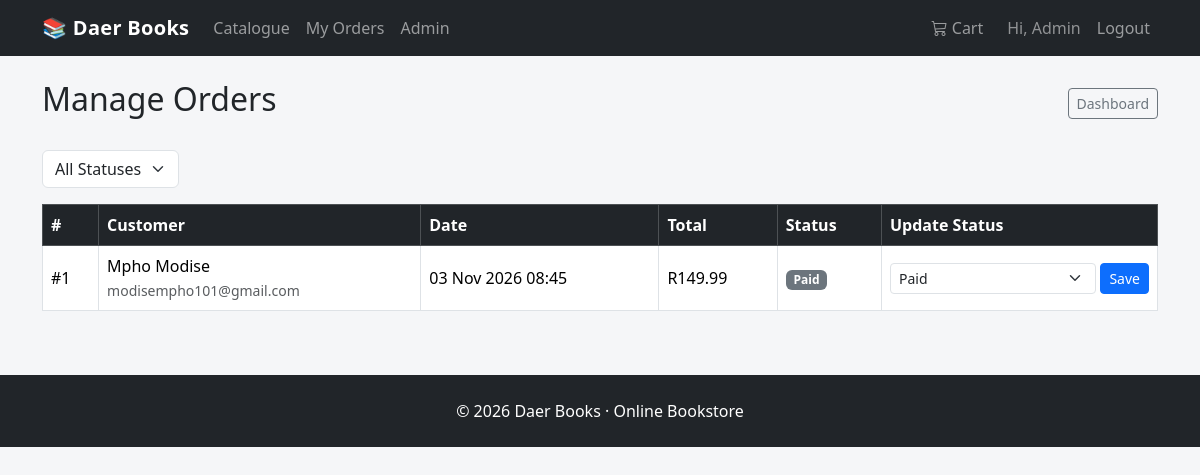
Page /admin/orders (signed in) on the committed database.
### app.py (models this page shows)
class User(UserMixin, db.Model):
    id = db.Column(db.Integer, primary_key=True)
    email = db.Column(db.String(150), unique=True, nullable=False)
    password = db.Column(db.String(150), nullable=False)
    first_name = db.Column(db.String(100))
    last_name = db.Column(db.String(100))
    is_admin = db.Column(db.Boolean, default=False)
    created_at = db.Column(db.DateTime, default=datetime.utcnow)
    orders = db.relationship('Order', backref='customer', lazy=True)

class Order(db.Model):
    id = db.Column(db.Integer, primary_key=True)
    user_id = db.Column(db.Integer, db.ForeignKey('user.id'), nullable=False)
    order_date = db.Column(db.DateTime, default=datetime.utcnow)
    status = db.Column(db.String(50), default='Pending')
    subtotal = db.Column(db.Float)
    discount_amount = db.Column(db.Float, default=0)
    total = db.Column(db.Float)
    discount_code_used = db.Column(db.String(50))
    shipping_address = db.Column(db.Text)
    items = db.relationship('OrderItem', backref='order', lazy=True, cascade='all, delete-orphan')

### app.py (the view)
@app.route('/admin/orders')
@login_required
@admin_required
def admin_orders():
    status = request.args.get('status', '')
    query = Order.query
    if status:
        query = query.filter_by(status=status)
    orders = query.order_by(Order.order_date.desc()).all()
    cart_data = get_cart_items()
    return render_template('admin/orders.html', orders=orders, selected_status=status, cart_count=cart_data['item_count'])

### app.py (called while the page is built, shortened)
@login_manager.user_loader
def load_user(user_id):
    return User.query.get(int(user_id))

def get_cart():
    return session.get('cart', {})

def get_cart_items():
    cart = get_cart()
    items = []
    subtotal = 0.0
    discount_code = session.get('discount_code')
    discount_amount = 0.0
    discount_percent = 0.0
    total = round(subtotal - discount_amount, 2)
    return {
        'items': items,
        'subtotal': round(subtotal, 2),
        'discount_code': discount_code,
        'discount_percent': discount_percent,
        'discount_amount': discount_amount,
        'total': total,
        'item_count': sum(item['quantity'] for item in items)
    }

def admin_required(f):
    from functools import wraps
    @wraps(f)
    def decorated_function(*args, **kwargs):
        if not current_user.is_authenticated or not current_user.is_admin:
            flash('Admin access required.', 'danger')
            return redirect(url_for('login'))
        return f(*args, **kwargs)
    return decorated_function

### templates/admin/orders.html (shortened to what this page needs)
{% extends "base.html" %}
{% block content %}
<div class="container my-4">
    <div class="d-flex justify-content-between align-items-center mb-4">
        <h2>Manage Orders</h2>
        <a href="{{ url_for('admin_dashboard') }}" class="btn btn-outline-secondary btn-sm">Dashboard</a>
    </div>
    <form method="GET" class="mb-3">
        <select name="status" class="form-select w-auto d-inline-block" onchange="this.form.submit()">
            <option value="">All Statuses</option>
        </select>
    </form>
    <div class="table-responsive">
        <table class="table table-bordered bg-white align-middle">
            <thead class="table-dark">
                <tr>
                    <th>#</th>
                    <th>Customer</th>
                    <th>Date</th>
                    <th>Total</th>
                    <th>Status</th>
                    <th>Update Status</th>
                </tr>
            </thead>
            <tbody>
                {% for o in orders %}
                <tr>
                    <td>#{{ o.id }}</td>
                    <td>{{ o.customer.first_name }} {{ o.customer.last_name }}<br>
                        <small class="text-muted">{{ o.customer.email }}</small>
                    </td>
                    <td>{{ o.order_date.strftime('%d %b %Y %H:%M') }}</td>
                    <td>R{{ "%.2f"|format(o.total) }}</td>
                    <td><span class="badge bg-secondary">{{ o.status }}</span></td>
                    <td>
                        <form action="{{ url_for('admin_update_order_status', order_id=o.id) }}" method="POST" class="d-flex gap-1">
                            <select name="status" class="form-select form-select-sm">
                                {% for s in ['Pending', 'Paid', 'Shipped', 'Delivered', 'Cancelled'] %}
                                <option value="{{ s }}" {% if o.status == s %}selected{% endif %}>{{ s }}</option>
                                {% endfor %}
                            </select>
                            <button type="submit" class="btn btn-sm btn-primary">Save</button>
                        </form>
                    </td>
                </tr>
                {% else %}
                <tr><td colspan="6" class="text-center text-muted">No orders found.</td></tr>
                {% endfor %}
            </tbody>
        </table>
    </div>
</div>
{% endblock %}

### templates/base.html (shortened to what this page needs)
<!DOCTYPE html>
<html lang="en">
<head>
    <link href="https://cdn.jsdelivr.net/npm/bootstrap@5.3.3/dist/css/bootstrap.min.css" rel="stylesheet">
    <link href="https://cdn.jsdelivr.net/npm/bootstrap-icons@1.11.3/font/bootstrap-icons.min.css" rel="stylesheet">
</head>
<body>
<nav class="navbar navbar-expand-lg navbar-dark bg-dark sticky-top">
    <div class="container">
        <a class="navbar-brand" href="{{ url_for('index') }}">📚 Daer Books</a>
        <div class="collapse navbar-collapse" id="nav">
            <ul class="navbar-nav me-auto">
                <li class="nav-item"><a class="nav-link" href="{{ url_for('index') }}">Catalogue</a></li>
                {% if current_user.is_authenticated %}
                <li class="nav-item"><a class="nav-link" href="{{ url_for('my_orders') }}">My Orders</a></li>
                {% endif %}
                {% if current_user.is_authenticated and current_user.is_admin %}
                <li class="nav-item"><a class="nav-link" href="{{ url_for('admin_dashboard') }}">Admin</a></li>
                {% endif %}
            </ul>
            <ul class="navbar-nav align-items-lg-center">
                <li class="nav-item">
                    <a class="nav-link position-relative me-2" href="{{ url_for('view_cart') }}">
                        <i class="bi bi-cart3"></i> Cart
                    </a>
                </li>
                {% if current_user.is_authenticated %}
                <li class="nav-item"><span class="nav-link text-white-50">Hi, {{ current_user.first_name }}</span></li>
                <li class="nav-item"><a class="nav-link" href="{{ url_for('logout') }}">Logout</a></li>
                {% else %}
                <li class="nav-item"><a class="nav-link" href="{{ url_for('login') }}">Login</a></li>
                <li class="nav-item"><a class="nav-link" href="{{ url_for('register') }}">Register</a></li>
                {% endif %}
            </ul>
        </div>
    </div>
</nav>
{% block content %}{% endblock %}
<footer class="bg-dark text-white text-center py-4 mt-5">
    <div class="container">
        <p class="mb-0">&copy; 2026 Daer Books · Online Bookstore</p>
    </div>
</footer>
</body>
</html>

### templates/base.html (style rules this page uses)
body { background-color: #f5f6f8; }
.navbar-brand { font-weight: 700; letter-spacing: 0.3px; }

### rows in the picture
User: first_name "Admin"
Order: id "1", customer.first_name "Mpho", customer.last_name "Modise", customer.email "modisempho101@gmail.com", order_date "03 Nov 2026 08:45", total "149.99", status "Paid"
